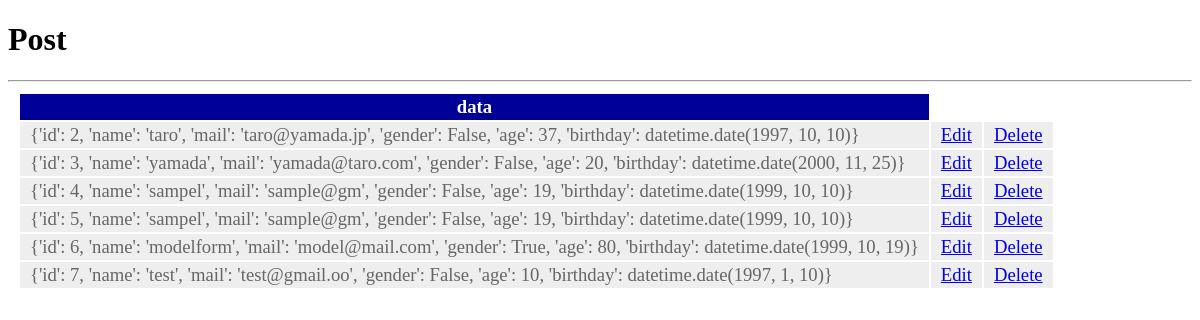
Page /post/ on the committed database.
### post/models.py (models this page shows, shortened)
class Friend(models.Model):
    name = models.CharField(max_length=100, validators=[number_only])
    mail = models.EmailField(max_length = 200)
    gender = models.BooleanField()
    age = models.IntegerField(default=0)
    birthday = models.DateField()

### post/views.py (the view)
# urls.py: path('', views.index, name='index'),
def index(request):
    data = Friend.objects.all().values()
    params = {
        'title': 'Post',
        'data': data
    }
    return render(request, 'post/index.html', params)

### post/templates/post/index.html (shortened to what this page needs)
{% load static %}
<!doctype html>
<html lang="ja">
    <head>
        <link rel="stylesheet" type="text/css" href="{% static 'post/css/style.css'%}">
    </head>
    <body>
        <h1>{{title}}</h1>
        <table>
            <tr>
                <th>data</th>
            </tr>
        <hr>
        {% for item in data %}
            <tr>
                <td>{{ item }}</td>
                <td><a href="{% url 'edit' item.id %}">Edit</a></td>
                <td><a href="{% url 'delete' item.id %}">Delete</a></td>
            </tr>
        {% endfor %}
        </table>
    </body>
</html>

### post/static/post/css/style.css (style rules this page uses)
table { margin: 10px; font-size: 14pt; }
table tr th { background-color: #009; color: white; padding: 2px 10px; border-width: 2px; }
table tr td { background-color: #eee; color: #666; padding: 2px 10px; border-width: 2px; }

### rows in the picture
Friend: item "{'id': 2, 'name': 'taro', 'mail': 'taro@yamada.jp', 'gender': False, 'age': 37, 'birthday': datetime.date(1997, 10, 10)}"
Friend: item "{'id': 3, 'name': 'yamada', 'mail': 'yamada@taro.com', 'gender': False, 'age': 20, 'birthday': datetime.date(2000, 11, 25)}"
Friend: item "{'id': 4, 'name': 'sampel', 'mail': 'sample@gm', 'gender': False, 'age': 19, 'birthday': datetime.date(1999, 10, 10)}"
Friend: item "{'id': 5, 'name': 'sampel', 'mail': 'sample@gm', 'gender': False, 'age': 19, 'birthday': datetime.date(1999, 10, 10)}"
Friend: item "{'id': 6, 'name': 'modelform', 'mail': 'model@mail.com', 'gender': True, 'age': 80, 'birthday': datetime.date(1999, 10, 19)}"
Friend: item "{'id': 7, 'name': 'test', 'mail': 'test@gmail.oo', 'gender': False, 'age': 10, 'birthday': datetime.date(1997, 1, 10)}"

### other values in the picture
{{ title }} "Post"
